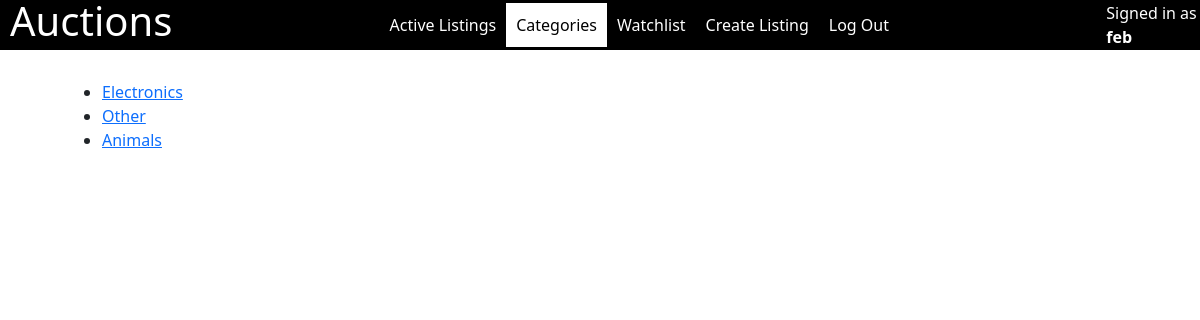
The page /categories (signed in) on the database its author committed.
### auctions/models.py (models this page shows)
class User(AbstractUser):
    watchlist = models.ManyToManyField('Listing')

class Category(models.Model):
    name = models.CharField(max_length=50)
    def __str__(self):
        return f"{self.name}"

### auctions/views.py (the view)
# urls.py: path('categories', views.categories, name='categories'),
def categories(request):
    categories = Category.objects.all()
    return render(request, 'auctions/categories.html', {
        'categories': categories
    })

### auctions/templates/auctions/categories.html
{% extends "auctions/layout.html" %}
{% block body %}
    <ul>
        {% for category in categories%}
            <li><a href="{% url 'category_page' category%}">{{category}}</a></li>
        {% endfor%}
    </ul>
{% endblock %}

### auctions/templates/auctions/layout.html (shortened to what this page needs)
{% load static %}
<!DOCTYPE html>
<html lang="en">
    <head>
        <link rel="stylesheet" type="text/css" href="{% static 'styles.css' %}?{% now 'U' %}"/>
        <link href="https://cdn.jsdelivr.net/npm/bootstrap@5.3.3/dist/css/bootstrap.min.css" rel="stylesheet">
    </head>
    <body>
        <div class="header_cont">
            <h1 class="title_auctions">Auctions</h1>
            <div class="nav">
                <a class="nav-link" href="{% url 'index' %}">Active Listings</a>
                {% if user.is_authenticated %}
                <a class="nav-link" href="{% url 'categories' %}">Categories</a>
                <a class="nav-link" href="{% url 'watchlist' %}">Watchlist</a>
                <a class="nav-link" href="{% url 'create' %}">Create Listing</a>
                <a class="nav-link" href="{% url 'logout' %}">Log Out</a>
                {% else %}
                <a class="nav-link" href="{% url 'login' %}">Log In</a>
                <a class="nav-link" href="{% url 'register' %}">Register</a>
                {% endif %}
            </div>
            <div class="menu">
                <div>
                    {% if user.is_authenticated %}
                        Signed in as <strong>{{ user.username }}</strong>
                    {% else %}
                        Not signed in.
                    {% endif %}
                </div>
            </div>
        </div>
        <div class="main">
          {% block body %}
            {% endblock %}
        </div>
    </body>
</html>

### auctions/static/styles.css (style rules this page uses)
* { margin: 0; padding: 0; box-sizing: 0; }
.header_cont { display: flex; justify-content: space-between; align-items: center; height: 50px; background-color: black; color: white; position: fixed; top: 0; left: 0; width: 100%; }
.header_cont h1 { margin-left: 10px; }
.nav { visibility: hidden; position: absolute; right: 0; top: 0; display: flex; flex-direction: column; background-color: black; min-height: 100%; position: absolute; width: 50%; z-index: 10; }
.nav a { color: white; text-decoration: none; padding: 10px; }
.nav .active { background-color: white; color: black; }
.menu { display: flex; align-items: center; }
@media only screen and (min-width: 750px) { .nav { visibility: visible !important; position: relative; display: flex; flex-direction: row; justify-content: center; align-items: center; width: 100%; height: 100%; } }
.main { margin: 80px 70px 10px 70px; }

### rows shown on the page
User: username "feb"
Category: name "Electronics"
Category: name "Other"
Category: name "Animals"
